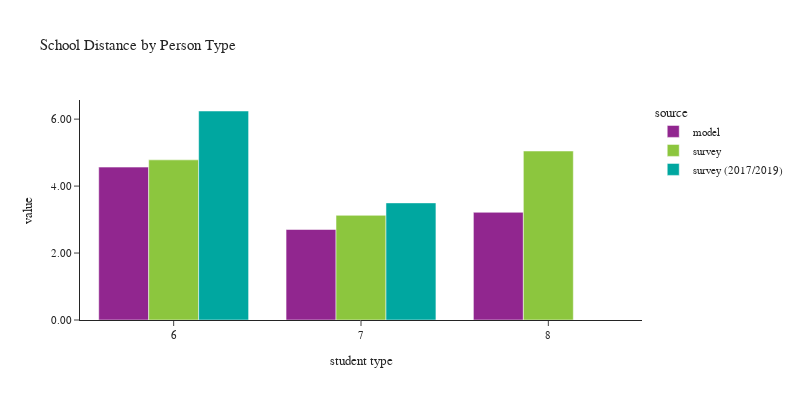

Notebook source saved alongside this figure:
### Code cell
plot_school_location(df_students[df_students['pptyp'].isin([6,7,8])], 
                     'pptyp', 'Person Type', 'student type')

### Figure 1 — Plotly figure (JSON) as saved in the notebook; plotly's stock layout.template omitted (floating-point values rounded to 4 significant figures)
{"data": [{"alignmentgroup": "True", "customdata": [[127560], [534379], [49634]], "hovertemplate": "source=model<br>pptyp=%{x}<br>value=%{y}<br>sample count=%{customdata[0]}<extra></extra>", "legendgroup": "model", "marker": {"color": "#91268F", "pattern": {"shape": ""}}, "name": "model", "offsetgroup": "model", "orientation": "v", "showlegend": true, "textposition": "auto", "type": "bar", "x": [6, 7, 8], "xaxis": "x", "y": [4.567, 2.703, 3.217], "yaxis": "y"}, {"alignmentgroup": "True", "customdata": [[48], [515], [132]], "hovertemplate": "source=survey<br>pptyp=%{x}<br>value=%{y}<br>sample count=%{customdata[0]}<extra></extra>", "legendgroup": "survey", "marker": {"color": "#8CC63E", "pattern": {"shape": ""}}, "name": "survey", "offsetgroup": "survey", "orientation": "v", "showlegend": true, "textposition": "auto", "type": "bar", "x": [6, 7, 8], "xaxis": "x", "y": [4.783, 3.126, 5.047], "yaxis": "y"}, {"alignmentgroup": "True", "customdata": [[81], [370]], "hovertemplate": "source=survey (2017/2019)<br>pptyp=%{x}<br>value=%{y}<br>sample count=%{customdata[0]}<extra></extra>", "legendgroup": "survey (2017/2019)", "marker": {"color": "#00A7A0", "pattern": {"shape": ""}}, "name": "survey (2017/2019)", "offsetgroup": "survey (2017/2019)", "orientation": "v", "showlegend": true, "textposition": "auto", "type": "bar", "x": [6, 7], "xaxis": "x", "y": [6.243, 3.498], "yaxis": "y"}], "layout": {"barmode": "group", "font": {"size": 11}, "height": 400, "legend": {"title": {"text": "source"}, "tracegroupgap": 0}, "title": {"text": "School Distance by Person Type"}, "width": 800, "xaxis": {"anchor": "y", "domain": [0.0, 1.0], "title": {"text": "student type"}}, "yaxis": {"anchor": "x", "domain": [0.0, 1.0], "tickformat": ".2f", "title": {"text": "value"}}}}
